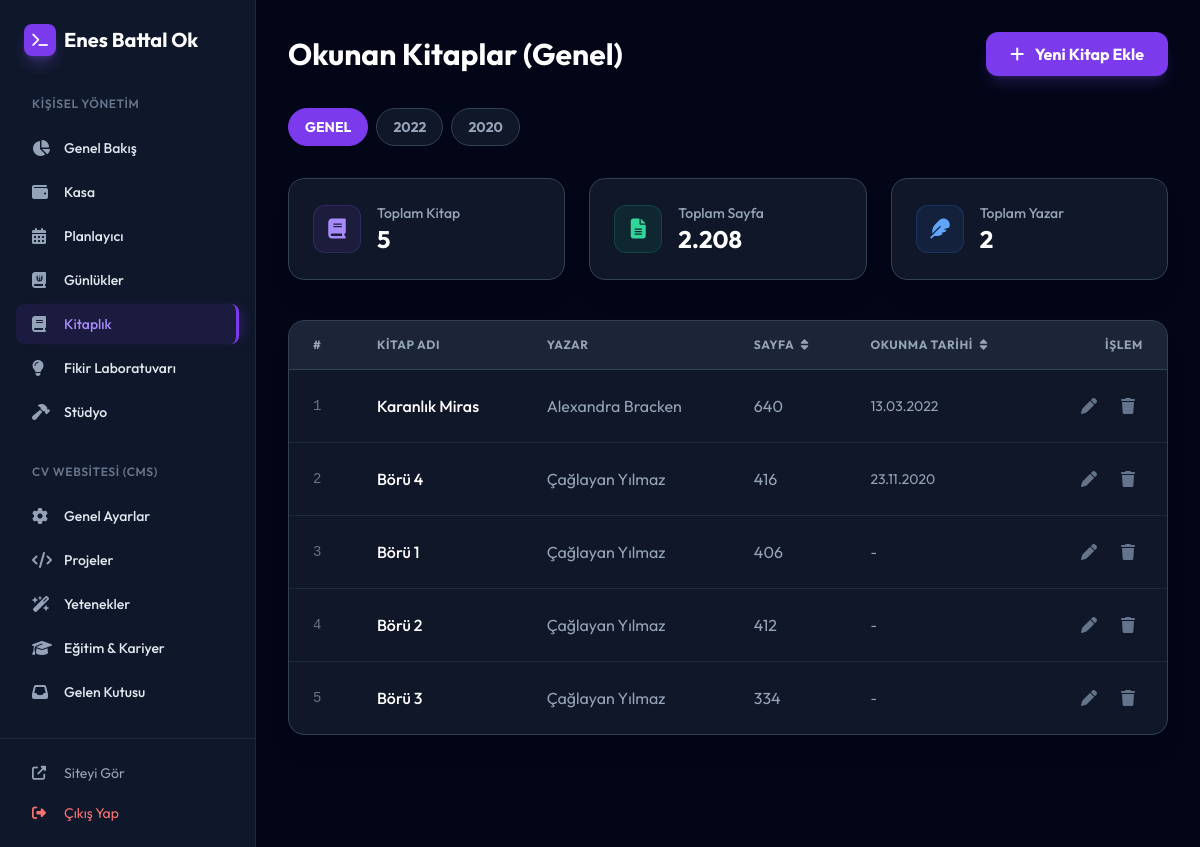
Screenshot of /admin/books (signed in) with the database file from the repository.
### models.py (models this page shows)
class Kitap(db.Model):
    id = db.Column(db.Integer, primary_key=True)
    kitap_adi = db.Column(db.String(200), nullable=False)
    yazar = db.Column(db.String(150))
    sayfa_sayisi = db.Column(db.Integer)
    okunma_tarihi = db.Column(db.DateTime)

### main.py (the view)
    @app.route('/admin/books')
    @login_required
    def admin_books():
        secili_yil = request.args.get('yil')
        yillar_query = db.session.query(extract('year', Kitap.okunma_tarihi)).filter(Kitap.okunma_tarihi.isnot(None)).distinct().all()
        yillar = sorted([int(y[0]) for y in yillar_query if y[0] is not None], reverse=True)
        query = Kitap.query
        if secili_yil and secili_yil != 'genel':
            query = query.filter(extract('year', Kitap.okunma_tarihi) == int(secili_yil))
            secili_yil_display = secili_yil
        else:
            secili_yil_display = 'Genel'
            secili_yil = 'genel'
        kitaplar = query.order_by(Kitap.okunma_tarihi.desc()).all()
        toplam_kitap = len(kitaplar)
        toplam_sayfa = sum(kitap.sayfa_sayisi for kitap in kitaplar if kitap.sayfa_sayisi)
        toplam_yazar = len(set([kitap.yazar for kitap in kitaplar if kitap.yazar]))
        return render_template('admin_books.html', books=kitaplar, toplam_kitap=toplam_kitap, toplam_sayfa=toplam_sayfa, toplam_yazar=toplam_yazar, yillar=yillar, secili_yil=secili_yil, secili_yil_display=secili_yil_display)

### templates/admin_books.html (shortened to what this page needs)
{% extends "admin_base.html" %}
{% block content %}
<div class="pb-20">
    <div class="flex items-center justify-between mb-8">
        <h1 class="text-3xl font-bold text-white">Okunan Kitaplar ({{ secili_yil_display }})</h1>
        <button onclick="openModal()" class="px-6 py-2.5 bg-violet-600 hover:bg-violet-700 text-white font-bold rounded-xl transition-all shadow-lg shadow-violet-500/20 transform hover:scale-105">
            <i class="fas fa-plus mr-2"></i> Yeni Kitap Ekle
        </button>
    </div>
    <div class="flex gap-2 mb-6 pb-2 overflow-x-auto no-scrollbar">
        <a href="{{ url_for('admin_books', yil='genel') }}"
           class="px-4 py-2 rounded-full text-sm font-bold border transition-all whitespace-nowrap
           {% if secili_yil == 'genel' %}bg-violet-600 border-violet-600 text-white{% else %}bg-slate-800/50 border-slate-700 text-slate-400 hover:border-violet-500{% endif %}">
            GENEL
        </a>
        {% for y in yillar %}
        <a href="{{ url_for('admin_books', yil=y) }}"
           class="px-4 py-2 rounded-full text-sm font-bold border transition-all whitespace-nowrap
           {% if secili_yil|string == y|string %}bg-violet-600 border-violet-600 text-white{% else %}bg-slate-800/50 border-slate-700 text-slate-400 hover:border-violet-500{% endif %}">
            {{ y }}
        </a>
        {% endfor %}
    </div>
    <div class="grid grid-cols-1 md:grid-cols-3 gap-6 mb-10">
        <div class="bg-slate-800/50 p-6 rounded-2xl border border-slate-700 shadow-xl flex items-center gap-4">
            <div class="w-12 h-12 bg-violet-500/10 rounded-xl flex items-center justify-center border border-violet-500/20">
                <i class="fas fa-book text-violet-400 text-xl"></i>
            </div>
            <div>
                <p class="text-slate-400 text-sm font-medium">Toplam Kitap</p>
                <h3 class="text-2xl font-bold text-white">{{ toplam_kitap }}</h3>
            </div>
        </div>
        <div class="bg-slate-800/50 p-6 rounded-2xl border border-slate-700 shadow-xl flex items-center gap-4">
            <div class="w-12 h-12 bg-emerald-500/10 rounded-xl flex items-center justify-center border border-emerald-500/20">
                <i class="fas fa-file-lines text-emerald-400 text-xl"></i>
            </div>
            <div>
                <p class="text-slate-400 text-sm font-medium">Toplam Sayfa</p>
                <h3 class="text-2xl font-bold text-white">{{ "{:,}".format(toplam_sayfa).replace(',', '.') }}</h3>
            </div>
        </div>
        <div class="bg-slate-800/50 p-6 rounded-2xl border border-slate-700 shadow-xl flex items-center gap-4">
            <div class="w-12 h-12 bg-blue-500/10 rounded-xl flex items-center justify-center border border-blue-500/20">
                <i class="fas fa-feather text-blue-400 text-xl"></i>
            </div>
            <div>
                <p class="text-slate-400 text-sm font-medium">Toplam Yazar</p>
                <h3 class="text-2xl font-bold text-white">{{ toplam_yazar }}</h3>
            </div>
        </div>
    </div>
    <div class="bg-slate-800/50 rounded-2xl border border-slate-700 shadow-xl overflow-hidden">
        <div class="overflow-x-auto">
            <table id="booksTable" class="w-full text-left">
                <thead>
                    <tr class="bg-slate-800/80 border-b border-slate-700">
                        <th class="px-6 py-4 text-xs font-bold text-slate-400 uppercase tracking-wider">#</th>
                        <th class="px-6 py-4 text-xs font-bold text-slate-400 uppercase tracking-wider">Kitap Adı</th>
                        <th class="px-6 py-4 text-xs font-bold text-slate-400 uppercase tracking-wider">Yazar</th>
                        <th class="px-6 py-4 text-xs font-bold text-slate-400 uppercase tracking-wider cursor-pointer hover:text-violet-400 transition-colors" onclick="sortTable('sayfa')">
                            Sayfa <i class="fas fa-sort text-xs ml-1"></i>
                        </th>
                        <th class="px-6 py-4 text-xs font-bold text-slate-400 uppercase tracking-wider cursor-pointer hover:text-violet-400 transition-colors" onclick="sortTable('tarih')">
                            Okunma Tarihi <i class="fas fa-sort text-xs ml-1"></i>
                        </th>
                        <th class="px-6 py-4 text-xs font-bold text-slate-400 uppercase tracking-wider text-right">İşlem</th>
                    </tr>
                </thead>
                <tbody class="divide-y divide-slate-800">
                    {% for book in books %}
                    <tr class="hover:bg-slate-800/50 transition-colors" data-book-id="{{ book.id }}">
                        <td class="px-6 py-4 text-slate-500 font-mono text-sm">{{ loop.index }}</td>
                        <td class="px-6 py-4 text-white font-medium">{{ book.kitap_adi }}</td>
                        <td class="px-6 py-4 text-slate-400">{{ book.yazar or '-' }}</td>
                        <td class="px-6 py-4 text-slate-400" data-sayfa="{{ book.sayfa_sayisi or 0 }}">{{ book.sayfa_sayisi or '-' }}</td>
                        <td class="px-6 py-4 text-slate-400 text-sm" data-date="{{ book.okunma_tarihi.strftime('%Y-%m-%d') if book.okunma_tarihi else '' }}">{{ book.okunma_tarihi.strftime('%d.%m.%Y') if book.okunma_tarihi else '-' }}</td>
                        <td class="px-6 py-4 text-right flex justify-end gap-2">
                            <button onclick="openEditModal({{ book.id }}, '{{ book.kitap_adi }}', '{{ book.yazar or '' }}', {{ book.sayfa_sayisi or 0 }}, '{{ book.okunma_tarihi.strftime('%Y-%m-%d') if book.okunma_tarihi else '' }}')" class="text-slate-500 hover:text-blue-400 transition-colors p-2 rounded hover:bg-slate-700/30">
                                <i class="fas fa-pen"></i>
                            </button>
                            <a href="{{ url_for('delete_book', id=book.id) }}" onclick="return confirm('Bu kitabı silmek istediğinize emin misiniz?')" class="text-slate-500 hover:text-red-500 transition-colors p-2 rounded hover:bg-slate-700/30">
                                <i class="fas fa-trash"></i>
                            </a>
                        </td>
                    </tr>
                    {% endfor %}
                </tbody>
            </table>
        </div>
    </div>
</div>
{% endblock %}

### templates/admin_base.html (style rules this page uses)
body { font-family: 'Outfit', sans-serif; }

### templates/admin_books.html (style rules this page uses)
.no-scrollbar { -ms-overflow-style: none; scrollbar-width: none; }

### rows the page displays
Kitap: kitap_adi "Karanlık Miras", yazar "Alexandra Bracken", sayfa_sayisi "640", okunma_tarihi "13.03.2022"
Kitap: kitap_adi "Börü 4", yazar "Çağlayan Yılmaz", sayfa_sayisi "416", okunma_tarihi "23.11.2020"
Kitap: kitap_adi "Börü 1", yazar "Çağlayan Yılmaz", sayfa_sayisi "406", okunma_tarihi "-"
Kitap: kitap_adi "Börü 2", yazar "Çağlayan Yılmaz", sayfa_sayisi "412", okunma_tarihi "-"
Kitap: kitap_adi "Börü 3", yazar "Çağlayan Yılmaz", sayfa_sayisi "334", okunma_tarihi "-"

### other values shown
{{ secili_yil_display }} "Genel"
{{ y }} "2022" "2020"
{{ toplam_kitap }} "5"
{{ "{:,}".format(toplam_sayfa).replace(',', '.') }} "2.208"
{{ toplam_yazar }} "2"
